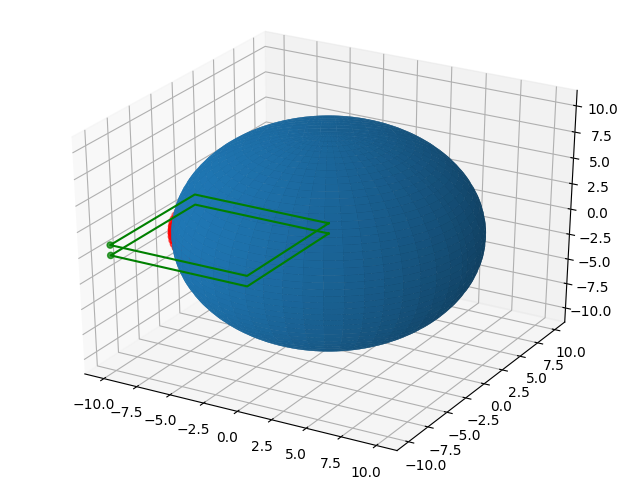

Generate this figure with Python:
#!/usr/bin/env python
"""
Convex hull algorithms based on polyhedron and cddlib

hull - create a hull given 2d/3d points
inside - return mask of points that are inside a given hull (2d/3d)
"""
__all__ = ['hull', 'inside']

__author__ = 'Rolv, Pearu'

from numpy import *
from polyhedron import Vrep, Hrep

def _mkhull(points):
    p = Vrep(points)
    return Hrep(p.A, p.b)

def hull(points):
    return _mkhull(points).generators

def inside(p, points):
    if not isinstance(p, Hrep):
        p = _mkhull(p)
    if points.shape[-1] == 1:
        raise ValueError("Cannot do 1d points")
    inside_ = lambda point: alltrue(dot(p.A, point) <= p.b)
    mask = apply_along_axis(inside_, 1, points)
    return mask
    
def _test_2d(n=100000):
    print('percent inside (should be around 0.1):', size(nonzero(inside(
        ((0,0), (0,1), (0.1, 1), (0.1, 0)),
        random.random((n, 2)))
                       ))/float(n))
    
# Domains
_d_1d = asarray([0, 0.1])
#_d_1d = asarray([(0,0,0), (0,1,0), (1,1,0), (1,1,1)])
_d_2d = asarray([(0,0), (0,1), (0.1,1), (0.1,0)])
_d_3d = 0.1**(1/3.)*asarray([(0,0,0), (0,0,1), (0,1,0), (0,1,1), \
                             (1,0,0), (1,0,1), (1,1,0), (1,1,1)])

def _test():
    points = random.random((20,3))
    p = _mkhull(points)
    print('Hull vertices:\n',p.generators)

    points2 = 1.1*random.random((10,3))
    for i in range(len(points2)):
        # if all True then i-th point is in hull
        point = points2[i]
        if alltrue(dot(p.A,point) <= p.b):
            print('point',point,'is IN')
        else:
            print('point',point,'is OUT')
            
    points3 = random.random((3000,3))
    mask = inside(p, points3)
    p3 = points3[nonzero(mask)]
        
    n = 100000
    for d in _d_2d, _d_3d:
        h = hull(d)
        dim = h.shape[-1]
        points = random.random((n, dim))
        print(0.1, dim, size(nonzero(inside(h, points))) / float(n))

def _test_plot():
    try:
        import pylab
    except ImportError:
        pylab=False
    if pylab:

        pylab.ion()
        #import matplotlib.axes3d as p3
        from mpl_toolkits.mplot3d import Axes3D 

        # Create points
        u = r_[0:2*pi:100j]
        v = r_[0:pi:100j]
        x = 10*outer(cos(u), sin(v))
        y = 10*outer(sin(u), sin(v))
        z = 10*outer(ones(size(u)), cos(v))
        
        points = transpose(vstack((x.flat, y.flat, z.flat)))

        hull_ = asarray([(0,0,0), (0,0,1), (-10,0,0), (-10,0,1),
                         (-10,-10,0), (-10,-10,1), (0,-10,0), (0,-10,1)])
        
        # Plot full surface
        ax = Axes3D(pylab.figure())
        ax.plot_surface(x,y,z)
        # Plot slice/hull
        x_,y_,z_ = list(map(squeeze, hsplit(hull_, 3)))
        ax.scatter(x_,y_,z_, color='g')
        s = nonzero(z_==0)
        x,y,z = x_[s].tolist(), y_[s].tolist(), z_[s].tolist()
        x.append(x[0]); y.append(y[0]); z.append(z[0])
        ax.plot(x,y,z, 'g-')
        ax.plot(x,y, ones(len(z)), 'g-')
        # Plot overlap
        x,y,z = list(map(squeeze, hsplit(points[nonzero(inside(hull_, points))], 3)))
        ax.scatter(x,y,z, color='r')

        pylab.draw()
        pylab.savefig('hull3d.png')

if __name__ == '__main__':
    #_test_2d(100)
    #_test()
    _test_plot()
    print(_mkhull(_d_1d))
